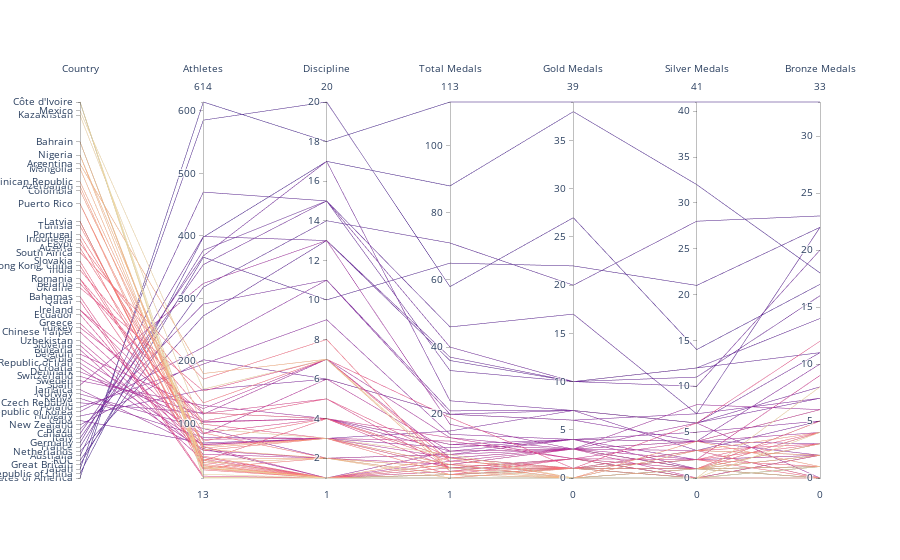

The notebook cell saved with this chart:
### Code cell
import plotly.graph_objects as go
df_ = df.copy()
dimensions = list([ dict(range=(df_['Rank'].min(), df_['Rank'].max()),tickvals = df_['Rank'], ticktext = df_['Country'],label='Country', values=df_['Rank']),
                    dict(range=(df_['Athletes'].min(),df_['Athletes'].max()),label='Athletes', values=df_['Athletes']),
                    dict(range=(df_['Discipline'].min(),df_['Discipline'].max()),label='Discipline', values=df_['Discipline']),
                    dict(range=(df_['Total Medals'].min(), df_['Total Medals'].max()),label='Total Medals', values=df_['Total Medals']),
                    dict(range=(df_['Gold Medals'].min(), df_['Gold Medals'].max()),label='Gold Medals', values=df_['Gold Medals']),
                    dict(range=(df_['Silver Medals'].min(), df_['Silver Medals'].max()),label='Silver Medals', values=df_['Silver Medals']),
                    dict(range=(df_['Bronze Medals'].min(), df_['Bronze Medals'].max()),label='Bronze Medals', values=df_['Bronze Medals']),
                  ])
fig = go.Figure(data= go.Parcoords(line = dict(color = df_['Rank'], colorscale = 'agsunset'), dimensions = dimensions))
fig.show()

### Figure 1 — Plotly figure (JSON) as saved in the notebook; plotly's stock layout.template omitted (floating-point values rounded to 4 significant figures)
{"data": [{"dimensions": [{"label": "Country", "range": [1, 86], "ticktext": ["United States of America", "People's Republic of China", "Japan", "Great Britain", "ROC", "Australia", "Netherlands", "France", "Germany", "Italy", "Canada", "Brazil", "New Zealand", "Cuba", "Hungary", "Republic of Korea", "Poland", "Czech Republic", "Kenya", "Norway", "Jamaica", "Spain", "Sweden", "Switzerland", "Denmark", "Croatia", "Islamic Republic of Iran", "Serbia", "Belgium", "Bulgaria", "Slovenia", "Uzbekistan", "Chinese Taipei", "Turkey", "Greece", "Ecuador", "Ireland", "Israel", "Qatar", "Bahamas", "Ukraine", "Belarus", "Romania", "Venezuela", "India", "Hong Kong, China", "Slovakia", "South Africa", "Austria", "Egypt", "Indonesia", "Portugal", "Tunisia", "Latvia", "Fiji", "Estonia", "Puerto Rico", "Morocco", "Colombia", "Azerbaijan", "Dominican Republic", "Mongolia", "Argentina", "Nigeria", "Malaysia", "Bahrain", "Saudi Arabia", "Lithuania", "Kazakhstan", "Mexico", "Côte d'Ivoire", "Ghana", "Botswana", "Republic of Moldova"], "tickvals": [1, 2, 3, 4, 5, 6, 7, 8, 9, 10, 11, 12, 13, 14, 15, 16, 17, 18, 19, 20, 21, 22, 23, 24, 25, 26, 27, 28, 29, 30, 31, 32, 34, 35, 36, 38, 39, 39, 41, 42, 44, 45, 46, 46, 48, 49, 50, 52, 53, 54, 55, 56, 58, 59, 59, 59, 63, 63, 66, 67, 68, 71, 72, 74, 74, 77, 77, 77, 83, 84, 86, 86, 86, 86], "values": [1, 2, 3, 4, 5, 6, 7, 8, 9, 10, 11, 12, 13, 14, 15, 16, 17, 18, 19, 20, 21, 22, 23, 24, 25, 26, 27, 28, 29, 30, 31, 32, 34, 35, 36, 38, 39, 39, 41, 42, 44, 45, 46, 46, 48, 49, 50, 52, 53, 54, 55, 56, 58, 59, 59, 59, 63, 63, 66, 67, 68, 71, 72, 74, 74, 77, 77, 77, 83, 84, 86, 86, 86, 86]}, {"label": "Athletes", "range": [13, 614], "values": [614, 398, 585, 366, 318, 470, 272, 377, 399, 354, 368, 291, 202, 69, 154, 222, 195, 117, 78, 92, 60, 324, 129, 115, 103, 57, 66, 83, 124, 41, 51, 63, 67, 102, 75, 46, 116, 85, 14, 16, 152, 104, 99, 43, 117, 40, 38, 171, 72, 133, 26, 85, 57, 29, 28, 33, 35, 48, 64, 41, 61, 43, 180, 59, 29, 30, 32, 37, 92, 155, 29, 14, 13, 19]}, {"label": "Discipline", "range": [1, 20], "values": [18, 17, 20, 10, 14, 15, 13, 15, 13, 15, 17, 11, 6, 3, 6, 11, 9, 4, 3, 2, 1, 13, 4, 7, 4, 2, 3, 6, 7, 1, 2, 1, 3, 4, 3, 1, 5, 4, 1, 1, 7, 5, 3, 1, 4, 4, 1, 8, 4, 7, 1, 2, 3, 2, 1, 1, 1, 1, 3, 1, 3, 2, 7, 2, 1, 1, 1, 2, 3, 7, 1, 1, 1, 1]}, {"label": "Total Medals", "range": [1, 113], "values": [113, 88, 58, 65, 71, 46, 36, 33, 37, 40, 24, 21, 20, 15, 20, 20, 14, 11, 10, 8, 9, 17, 9, 13, 11, 8, 7, 9, 7, 6, 5, 5, 12, 13, 4, 3, 4, 4, 3, 2, 19, 7, 4, 4, 7, 6, 4, 3, 7, 6, 5, 4, 2, 2, 2, 2, 1, 1, 5, 7, 5, 4, 3, 2, 2, 1, 1, 1, 8, 4, 1, 1, 1, 1]}, {"label": "Gold Medals", "range": [0, 39], "values": [39, 38, 27, 22, 20, 17, 10, 10, 10, 10, 7, 7, 7, 7, 6, 6, 4, 4, 4, 4, 4, 3, 3, 3, 3, 3, 3, 3, 3, 3, 3, 3, 2, 2, 2, 2, 2, 2, 2, 2, 1, 1, 1, 1, 1, 1, 1, 1, 1, 1, 1, 1, 1, 1, 1, 1, 1, 1, 0, 0, 0, 0, 0, 0, 0, 0, 0, 0, 0, 0, 0, 0, 0, 0]}, {"label": "Silver Medals", "range": [0, 41], "values": [41, 32, 14, 21, 28, 7, 12, 12, 11, 10, 6, 6, 6, 3, 7, 4, 5, 4, 4, 2, 1, 8, 6, 4, 4, 3, 2, 1, 1, 1, 1, 0, 4, 2, 1, 1, 0, 0, 0, 0, 6, 3, 3, 3, 2, 2, 2, 2, 1, 1, 1, 1, 1, 0, 0, 0, 0, 0, 4, 3, 3, 1, 1, 1, 1, 1, 1, 1, 0, 0, 0, 0, 0, 0]}, {"label": "Bronze Medals", "range": [0, 33], "values": [33, 18, 17, 22, 23, 22, 14, 11, 16, 20, 11, 8, 7, 5, 7, 10, 5, 3, 2, 2, 4, 6, 0, 6, 4, 2, 2, 5, 3, 2, 1, 2, 6, 9, 1, 0, 2, 2, 1, 0, 12, 3, 0, 0, 4, 3, 1, 0, 5, 4, 3, 2, 0, 1, 1, 1, 0, 0, 1, 4, 2, 3, 2, 1, 1, 0, 0, 0, 8, 4, 1, 1, 1, 1]}], "line": {"color": [1, 2, 3, 4, 5, 6, 7, 8, 9, 10, 11, 12, 13, 14, 15, 16, 17, 18, 19, 20, 21, 22, 23, 24, 25, 26, 27, 28, 29, 30, 31, 32, 34, 35, 36, 38, 39, 39, 41, 42, 44, 45, 46, 46, 48, 49, 50, 52, 53, 54, 55, 56, 58, 59, 59, 59, 63, 63, 66, 67, 68, 71, 72, 74, 74, 77, 77, 77, 83, 84, 86, 86, 86, 86], "colorscale": [[0, "rgb(75, 41, 145)"], [0.1667, "rgb(135, 44, 162)"], [0.3333, "rgb(192, 54, 157)"], [0.5, "rgb(234, 79, 136)"], [0.6667, "rgb(250, 120, 118)"], [0.8333, "rgb(246, 169, 122)"], [1, "rgb(237, 217, 163)"]]}, "type": "parcoords"}], "layout": {}}
